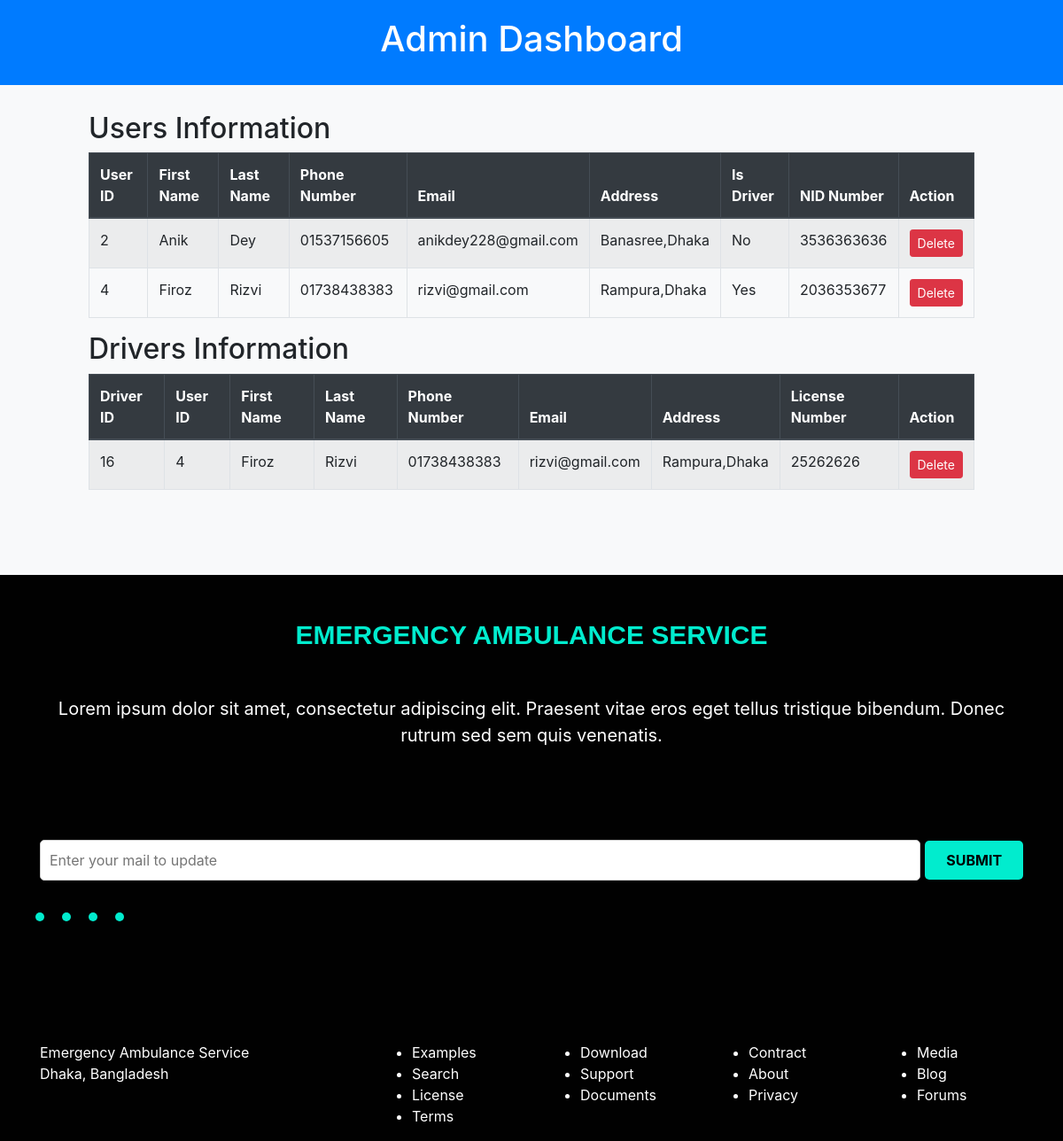
The app's page /admin.php, older data.
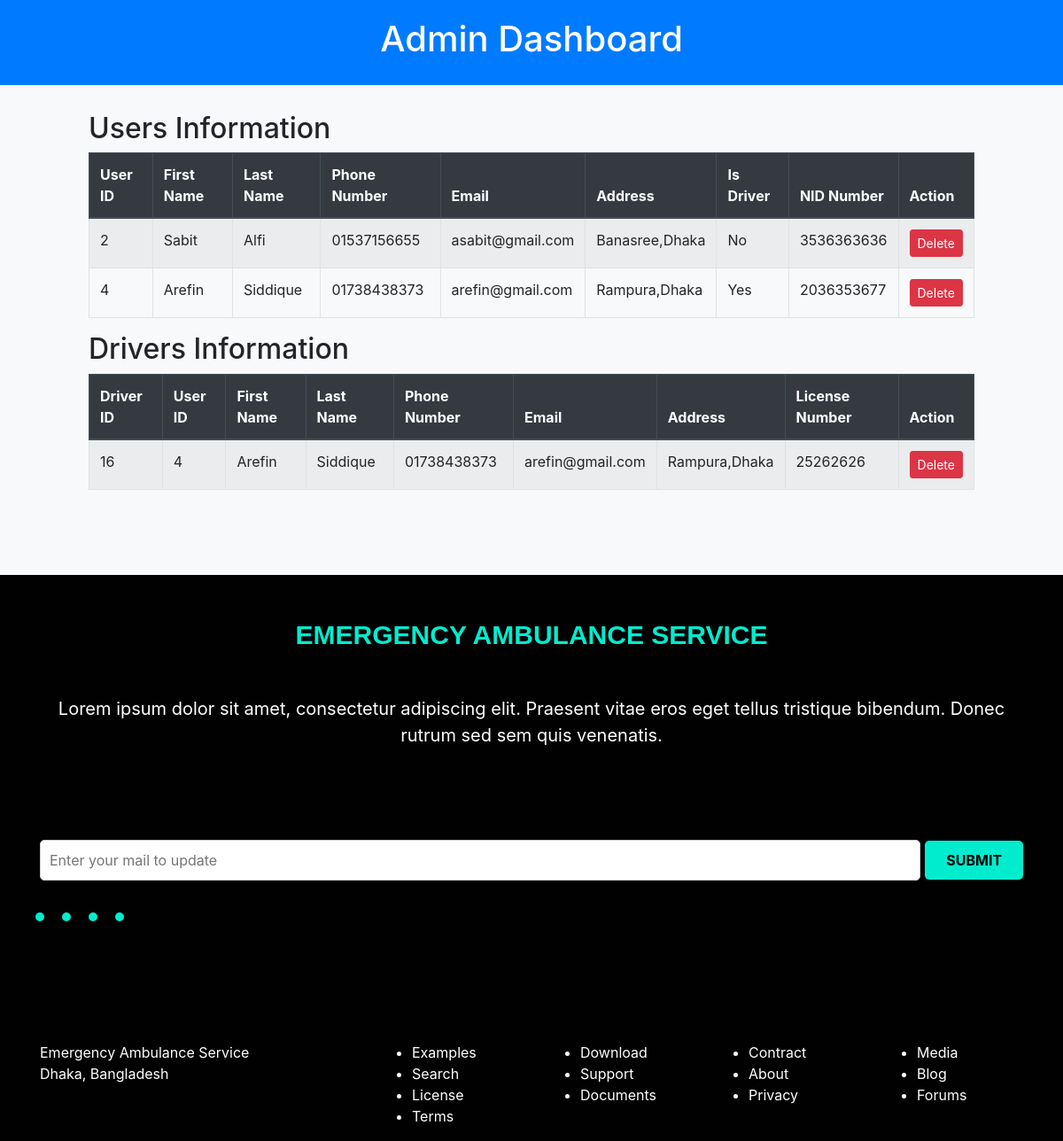
The same page, newer data.
### tables this page shows
CREATE TABLE `users` (
  `UserID` int(11) NOT NULL,
  `FirstName` varchar(255) DEFAULT NULL,
  `LastName` varchar(255) DEFAULT NULL,
  `PhoneNumber` varchar(15) DEFAULT NULL,
  `Email` varchar(255) DEFAULT NULL,
  `Address` varchar(255) DEFAULT NULL,
  `PasswordHash` varchar(255) DEFAULT NULL,
  `IsDriver` tinyint(1) DEFAULT 0,
  `NIDNumber` varchar(20) DEFAULT NULL
);

CREATE TABLE `drivers` (
  `DriverID` int(11) NOT NULL,
  `UserID` int(11) DEFAULT NULL,
  `LicenseNumber` varchar(20) DEFAULT NULL
);

### admin.php (the view, shortened to what this page needs)
<?php
$servername = "localhost";
$username = "root";
$password = "";
$database = "ambulance_service";
$conn = mysqli_connect($servername, $username, $password, $database);
$userQuery = "SELECT * FROM users";
$userResult = mysqli_query($conn, $userQuery);
$driverQuery = "SELECT drivers.DriverID, drivers.LicenseNumber, users.* FROM drivers JOIN users ON drivers.UserID = users.UserID";
$driverResult = mysqli_query($conn, $driverQuery);
?>
<!DOCTYPE html>
<html lang="en">
<head>
    <link rel="stylesheet" href="https://stackpath.bootstrapcdn.com/bootstrap/4.3.1/css/bootstrap.min.css">
</head>
<body>
<header class="text-center">
    <h1>Admin Dashboard</h1>
</header>
<main class="container">
    <section class="admin-table">
        <h2>Users Information</h2>
        <table class="table table-bordered table-striped">
            <thead class="thead-dark">
            <tr>
                <th>User ID</th>
                <th>First Name</th>
                <th>Last Name</th>
                <th>Phone Number</th>
                <th>Email</th>
                <th>Address</th>
                <th>Is Driver</th>
                <th>NID Number</th>
                <th>Action</th>
            </tr>
            </thead>
            <tbody>
            <?php while ($user = mysqli_fetch_assoc($userResult)) : ?>
                <tr>
                    <td><?= $user['UserID'] ?></td>
                    <td><?= $user['FirstName'] ?></td>
                    <td><?= $user['LastName'] ?></td>
                    <td><?= $user['PhoneNumber'] ?></td>
                    <td><?= $user['Email'] ?></td>
                    <td><?= $user['Address'] ?></td>
                    <td><?= $user['IsDriver'] ? 'Yes' : 'No' ?></td>
                    <td><?= $user['NIDNumber'] ?></td>
                    <td>
                        <a href="?delete=<?= $user['UserID'] ?>" class="btn btn-danger btn-sm" onclick="return confirm('Are you sure you want to delete this user?')">Delete</a>
                    </td>
                </tr>
            <?php endwhile; ?>
            </tbody>
        </table>
        <h2>Drivers Information</h2>
        <table class="table table-bordered table-striped">
            <thead class="thead-dark">
            <tr>
                <th>Driver ID</th>
                <th>User ID</th>
                <th>First Name</th>
                <th>Last Name</th>
                <th>Phone Number</th>
                <th>Email</th>
                <th>Address</th>
                <th>License Number</th>
                <th>Action</th>
            </tr>
            </thead>
            <tbody>
            <?php while ($driver = mysqli_fetch_assoc($driverResult)) : ?>
                <tr>
                    <td><?= $driver['DriverID'] ?></td>
                    <td><?= $driver['UserID'] ?></td>
                    <td><?= $driver['FirstName'] ?></td>
                    <td><?= $driver['LastName'] ?></td>
                    <td><?= $driver['PhoneNumber'] ?></td>
                    <td><?= $driver['Email'] ?></td>
                    <td><?= $driver['Address'] ?></td>
                    <td><?= $driver['LicenseNumber'] ?></td>
                    <td>
                        <a href="?delete=<?= $driver['UserID'] ?>" class="btn btn-danger btn-sm" onclick="return confirm('Are you sure you want to delete this driver?')">Delete</a>
                    </td>
                </tr>
            <?php endwhile; ?>
            </tbody>
        </table>
    </section>
</main>
<footer>
  <div class="container">
      <div class="footer_content">
          <div class="row">
            <div class="col-md-12">
               <div class="common_head footer_common_head">
                   <h4>Emergency Ambulance Service</h4>
               </div>
            </div>
          </div>
       <div class="row">
        <div class="col-md-12">
            <div class="about_text footer_text">
                <p>Lorem ipsum dolor sit amet, consectetur adipiscing elit. Praesent vitae eros eget tellus tristique bibendum. Donec rutrum sed sem quis venenatis.</p>
            </div>
        </div>
      </div>
      <div class="row mt-2">
            <div class="col-md-12">
                <div class="footer_form">
                    <form>
                        <input type="mail" placeholder="Enter your mail to update"> <button type="submit">Submit</button>
                    </form>
                </div>
            </div>
      </div>
      <div class="row mt-2">
          <div class="footer_icon">
              <ul>
                  <li><a href="#"><i class="fab fa-facebook"></i></a></li>
                  <li><a href="#"> <i class="fab fa-twitter"></i></a></li>
                  <li><a href="#"><i class="fab fa-google-plus"></i></a></li>
                  <li><a href="#"><i class="fab fa-pinterest"></i></a></li>
              </ul>
          </div>
      </div>
      </div>
      <div class="footer_item">
          <div class="row">
              <div class="col-md-4">
                  <div class="footer_item_one">
                      <p>Emergency Ambulance Service<br>
                          Dhaka, Bangladesh</p>
                  </div>
              </div>
              <div class="col-md-2">
                  <div class="footer_item_two">
                      <ul>
                           <li>Examples</li>
                           <li>Search</li>
                           <li>License</li>
                           <li>Terms</li>
                      </ul>
                  </div>
              </div>
              <div class="col-md-2">
                  <div class="footer_item_three">
                      <ul>
                           <li>Download</li>
                           <li>Support</li>
                           <li>Documents</li>
                      </ul>
                  </div>
              </div>
              <div class="col-md-2">
                  <div class="footer_item_four">
                      <ul>
                           <li>Contract</li>
                           <li>About</li>
                           <li>Privacy</li>
                      </ul>
                  </div>
              </div>
              <div class="col-md-2">
                  <div class="footer_item_fifth">
                      <ul>
                           <li>Media</li>
                           <li>Blog</li>
                           <li>Forums</li>
                      </ul>
                  </div>
              </div>
          </div>
      </div>
</body>
</html>

### admin.php (style rules this page uses)
body { background-color: #f8f9fa; }
header { background-color: #007bff; color: #fff; padding: 20px 0; }
main { padding: 30px 0; }
.admin-table { max-width: 1000px; margin: auto; }
.common_head h4 { text-transform: uppercase; text-align: center; margin-top: 50px; font-family: 'Open Sans', sans-serif; font-weight: bold; margin-bottom: 10px; }
.common_head { margin-bottom: 50px;; }
.footer_common_head { margin-top: 30px; }
footer { margin-top: 50px; background-color: #010101; }
.footer_common_head h4 { color: #01ecce; }
.footer_text p { color: white; }
.footer_form { text-align: center; margin-bottom: 20px; }
.footer_form form { display: flex; justify-content: center; align-items: center; }
.footer_form input { padding: 10px; width: 90%; border: 1px solid #ccc; border-radius: 5px; margin-right: 5px; outline: none; }
.footer_form button { padding: 10px 15px; background-color: #01ecce; color: black; border: none; border-radius: 5px; cursor: pointer; font-weight: bold; width: 10%; text-transform: uppercase; }
.footer_icon { margin-bottom: 130px; }
.footer_icon ul { list-style: none; padding: 0; margin: 0; display: flex; align-items: center; justify-content: center; }
.footer_icon li { margin: 0 10px; padding: 0; }
.footer_icon a { display: inline-block; padding: 5px; text-decoration: none; color: #fff; background-color: #01ecce; border-radius: 5px; font-size: 30px; color: black; }
.footer_item_one p { color: white; }
.footer_item_two ul li { color: white; }
.footer_item_three ul li { color: white; }
.footer_item_four ul li { color: white; }
.footer_item_fifth ul li { color: white; }
.about_text { text-align: center; font-size: 20px; margin-bottom: 95px; }
.common_head h4 { font-family: 'Oswald', sans-serif; font-weight: bold; font-size: 30px; }

Row changes from the older to the newer data that the page shows:
changed users "Banasree,Dhaka": FirstName "Anik" → "Sabit"; LastName "Dey" → "Alfi"; PhoneNumber "01537156605" → "01537156655"; Email "anikdey228@gmail.com" → "asabit@gmail.com"
changed users "Rampura,Dhaka": FirstName "Firoz" → "Arefin"; LastName "Rizvi" → "Siddique"; PhoneNumber "01738438383" → "01738438373"; Email "rizvi@gmail.com" → "arefin@gmail.com"
changed through a linked row, drivers "Rampura,Dhaka": UserID.FirstName "Firoz" → "Arefin"; UserID.LastName "Rizvi" → "Siddique"; UserID.PhoneNumber "01738438383" → "01738438373"; UserID.Email "rizvi@gmail.com" → "arefin@gmail.com"
